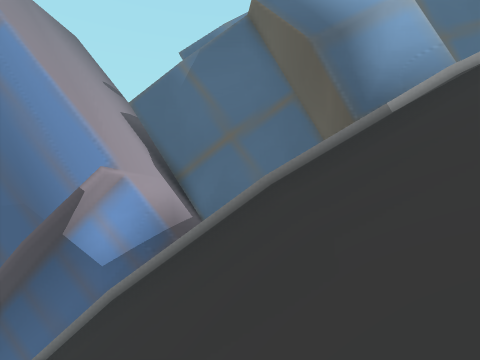
View 1 (above)

20 first-person views from a walk through a Unity game level. The camera is 1.2 m above the floor, tilts 6° down and sees 90° across. The floor is counted in squares, 2 m on a side. Each view is taken from the middle of a square. On the plan, view 1 faces up. The plan holds only what a view shows up to about 9 squares ahead; the rest is blank. The place goes on beyond the plan. The player is left out. Some animated figures are left out.

View 2
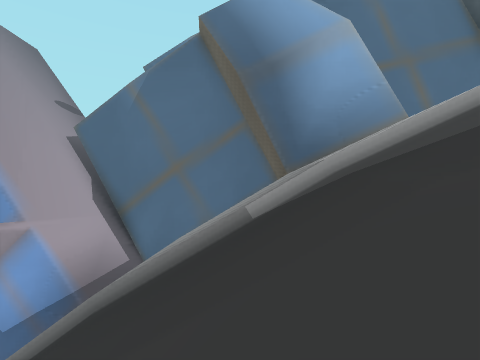

View 3
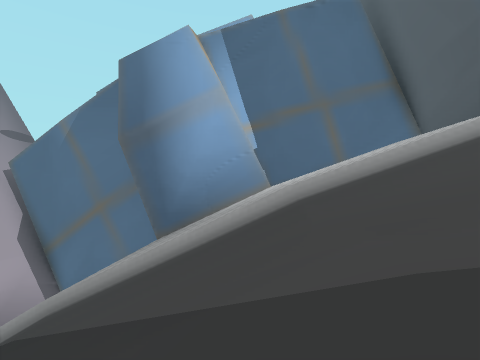

View 4
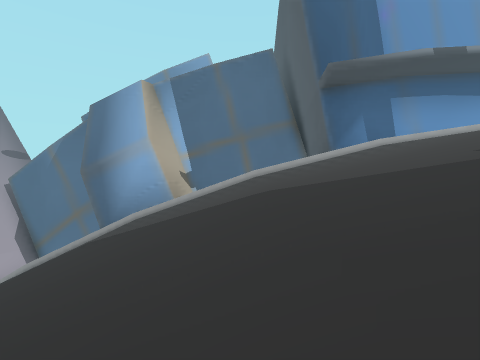

View 5
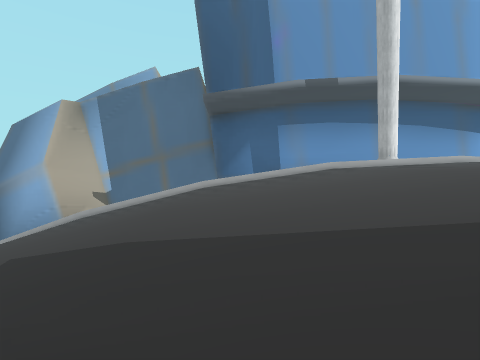

View 6
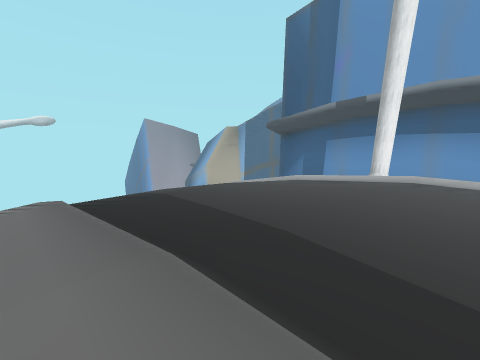

View 7
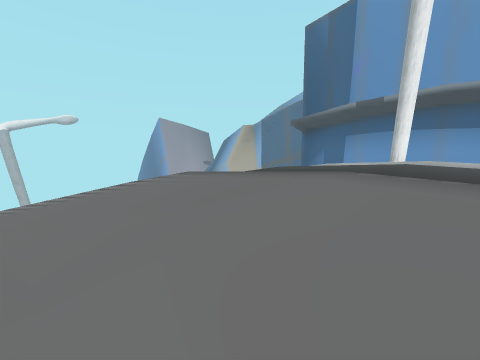

View 8
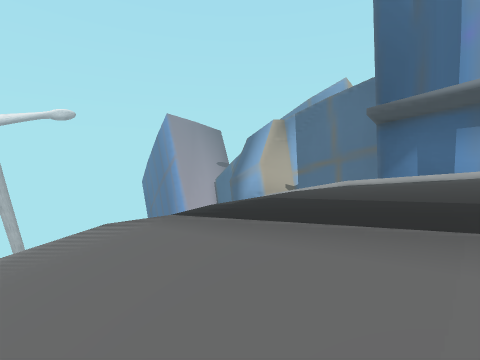

View 9
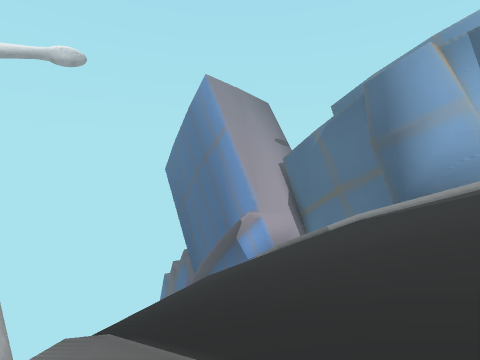

View 10
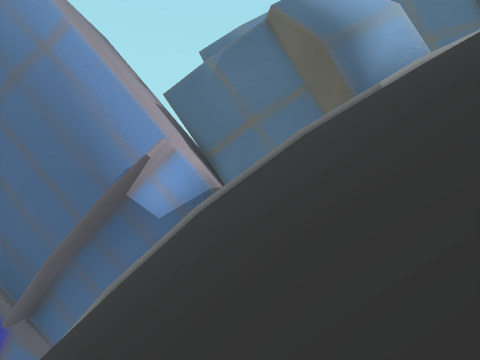

View 11
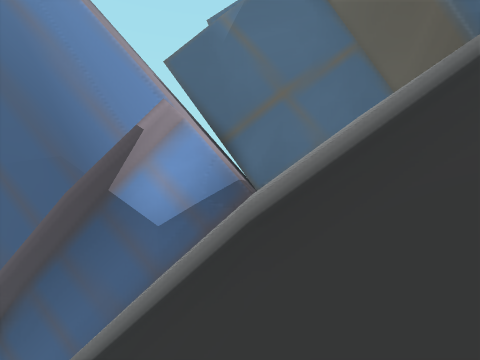

View 12
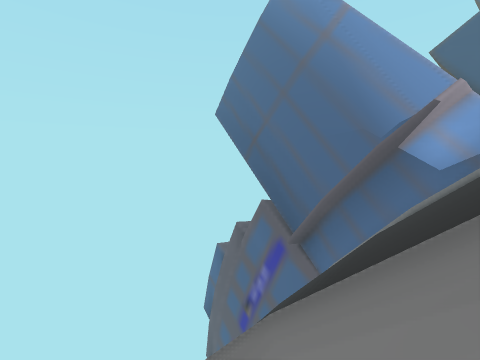

View 13
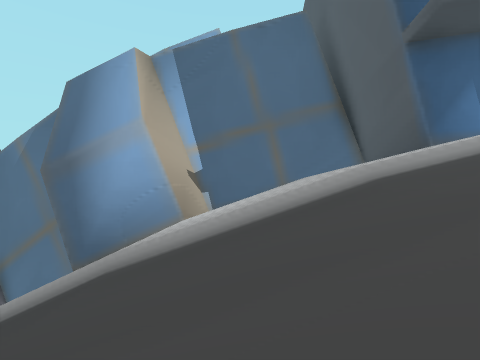

View 14
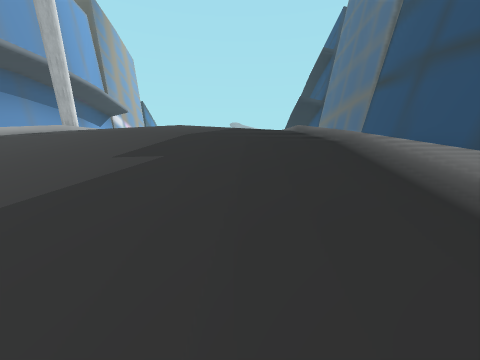

View 15
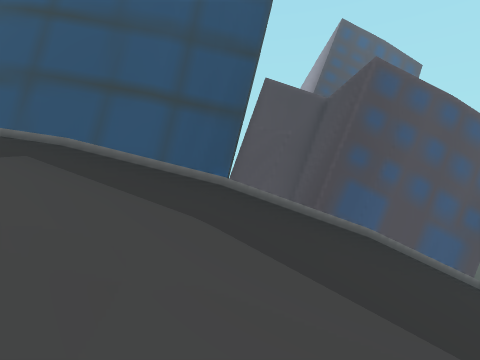

View 16
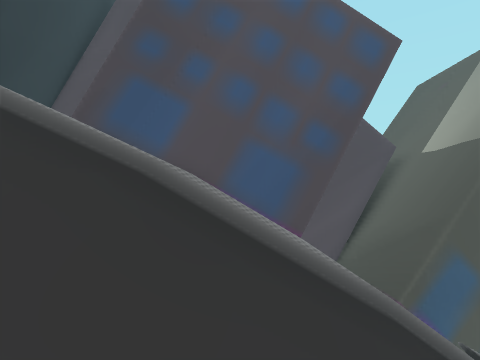

View 17
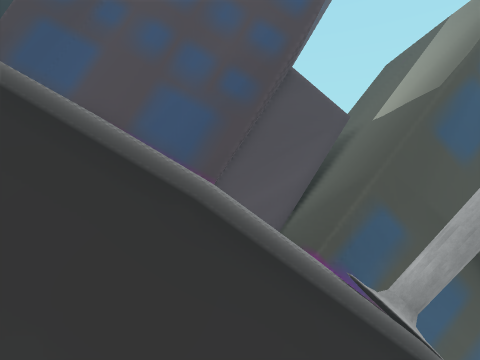

View 18
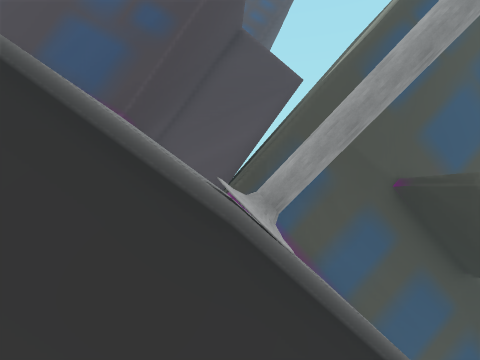

View 19
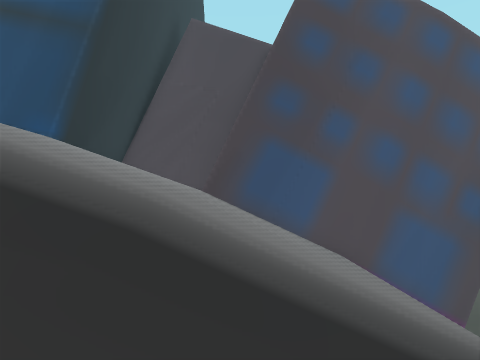

View 20
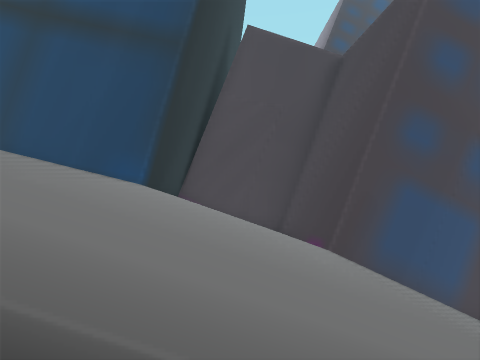

### Floor plan
Key: @ floor where view 1 was taken; # wall or solid block; . main floor; - floor 1 m lower than the main floor; _ floor 1.75 m lower than the main floor; < floor 2.5 m lower than the main floor; ( floor 3.25 m lower than the main floor; / step, stairs or slope; v drop or lower ground.
Columns run from 7 left of view 1 to 18 right of it. Each row starts with its distance up from view 1.
 10      ##   #  ######
  9      #////# ##////(#
  8      #    ###/    /#
  7 ######    ###/    /#######
  6 #vvv///////////////
  5    v///////////////
  4    ///////////////
  3   v/////////////<_---.....
  2    /////////////<_---.....
  1    /////////////<_---.....
  0  vv////@////////<_---.....
 -1   v/////////////<_---.....
 -2   v/////////////<_---.....
 -3   v////////////////--.....
 -4    v///////////////----...
 -5 vvvv///////////////_------
 -6 ###### /#####///#########
 -7      # /#   #/ /#
 -8      #//#   ##//#
 -9      #  #    ####

Positions as (right, up) in squares from view 1, and headings:
1: (0, 0), facing up
2: (2, 1), facing up
3: (5, 1), facing up
4: (8, -2), facing up
5: (12, -2), facing up
6: (18, -3), facing up-left
7: (18, -5), facing up-left
8: (14, -4), facing up-left
9: (5, -3), facing up-left
10: (-1, -2), facing up
11: (-2, 1), facing up
12: (-3, -4), facing up-left
13: (7, 1), facing up
14: (8, -1), facing right
15: (8, 2), facing down
16: (2, 0), facing down
17: (0, 0), facing down
18: (-2, 0), facing down
19: (5, -1), facing down
20: (7, -2), facing down
